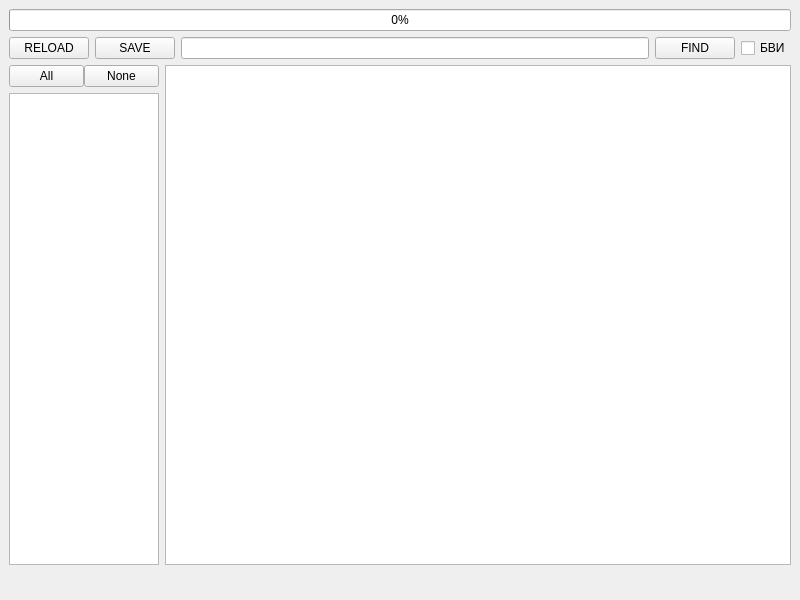
<?xml version="1.0" encoding="UTF-8"?>
<ui version="4.0">
 <class>MainWindow</class>
 <widget class="QMainWindow" name="MainWindow">
  <property name="geometry">
   <rect>
    <x>0</x>
    <y>0</y>
    <width>800</width>
    <height>600</height>
   </rect>
  </property>
  <property name="windowTitle">
   <string>AdmlistParser</string>
  </property>
  <property name="windowIcon">
   <iconset>
    <normaloff>icon.ico</normaloff>icon.ico</iconset>
  </property>
  <property name="autoFillBackground">
   <bool>true</bool>
  </property>
  <widget class="QWidget" name="centralwidget">
   <layout class="QGridLayout" name="gridLayout">
    <item row="0" column="0">
     <widget class="QProgressBar" name="progressBar">
      <property name="enabled">
       <bool>true</bool>
      </property>
      <property name="value">
       <number>0</number>
      </property>
     </widget>
    </item>
    <item row="1" column="0">
     <layout class="QHBoxLayout" name="horizontalLayout">
      <item>
       <widget class="QPushButton" name="myReloadButton">
        <property name="text">
         <string>RELOAD</string>
        </property>
       </widget>
      </item>
      <item>
       <widget class="QPushButton" name="saveButton">
        <property name="text">
         <string>SAVE</string>
        </property>
       </widget>
      </item>
      <item>
       <widget class="QLineEdit" name="lineEdit"/>
      </item>
      <item>
       <widget class="QPushButton" name="okButton">
        <property name="text">
         <string>FIND</string>
        </property>
       </widget>
      </item>
      <item>
       <widget class="QCheckBox" name="checkBox">
        <property name="text">
         <string>БВИ</string>
        </property>
       </widget>
      </item>
     </layout>
    </item>
    <item row="2" column="0">
     <layout class="QHBoxLayout" name="horizontalLayout_4">
      <item>
       <layout class="QVBoxLayout" name="verticalLayout">
        <item>
         <layout class="QHBoxLayout" name="horizontalLayout_2">
          <property name="spacing">
           <number>0</number>
          </property>
          <item>
           <widget class="QPushButton" name="allChecked">
            <property name="maximumSize">
             <size>
              <width>75</width>
              <height>16777215</height>
             </size>
            </property>
            <property name="text">
             <string>All</string>
            </property>
           </widget>
          </item>
          <item>
           <widget class="QPushButton" name="allUnchecked">
            <property name="maximumSize">
             <size>
              <width>75</width>
              <height>16777215</height>
             </size>
            </property>
            <property name="text">
             <string>None</string>
            </property>
           </widget>
          </item>
         </layout>
        </item>
        <item>
         <widget class="QListView" name="listView">
          <property name="sizePolicy">
           <sizepolicy hsizetype="Fixed" vsizetype="Expanding">
            <horstretch>0</horstretch>
            <verstretch>0</verstretch>
           </sizepolicy>
          </property>
          <property name="maximumSize">
           <size>
            <width>150</width>
            <height>16777215</height>
           </size>
          </property>
          <property name="autoFillBackground">
           <bool>true</bool>
          </property>
         </widget>
        </item>
       </layout>
      </item>
      <item>
       <widget class="QListWidget" name="listWidget"/>
      </item>
     </layout>
    </item>
    <item row="3" column="0">
     <layout class="QHBoxLayout" name="horizontalLayout_3">
      <item>
       <spacer name="horizontalSpacer">
        <property name="orientation">
         <enum>Qt::Horizontal</enum>
        </property>
        <property name="sizeHint" stdset="0">
         <size>
          <width>40</width>
          <height>20</height>
         </size>
        </property>
       </spacer>
      </item>
      <item>
       <widget class="QLabel" name="label">
        <property name="text">
         <string/>
        </property>
       </widget>
      </item>
     </layout>
    </item>
   </layout>
  </widget>
 </widget>
 <resources/>
 <connections/>
</ui>
